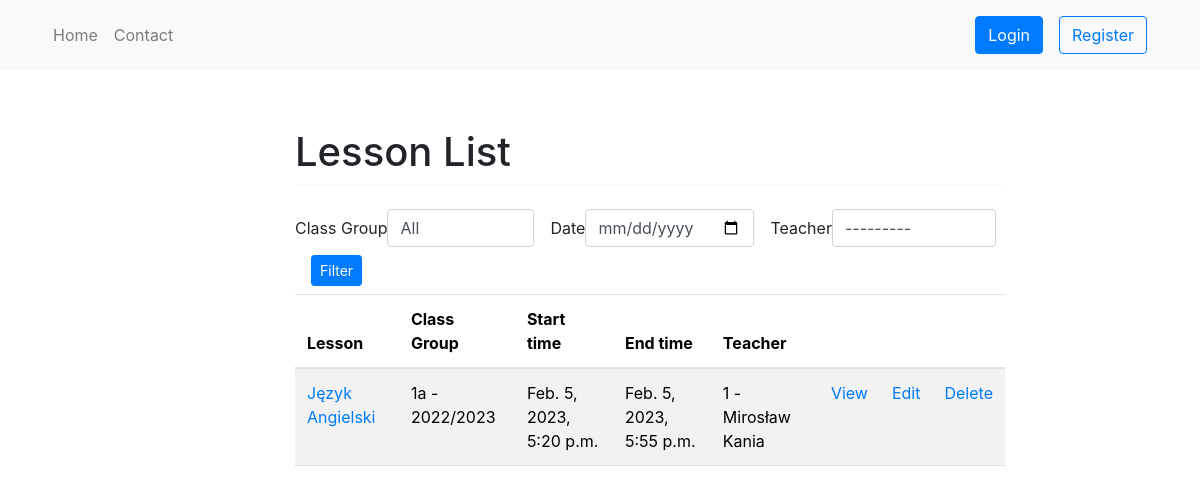
The app's page /schedule/, older data.
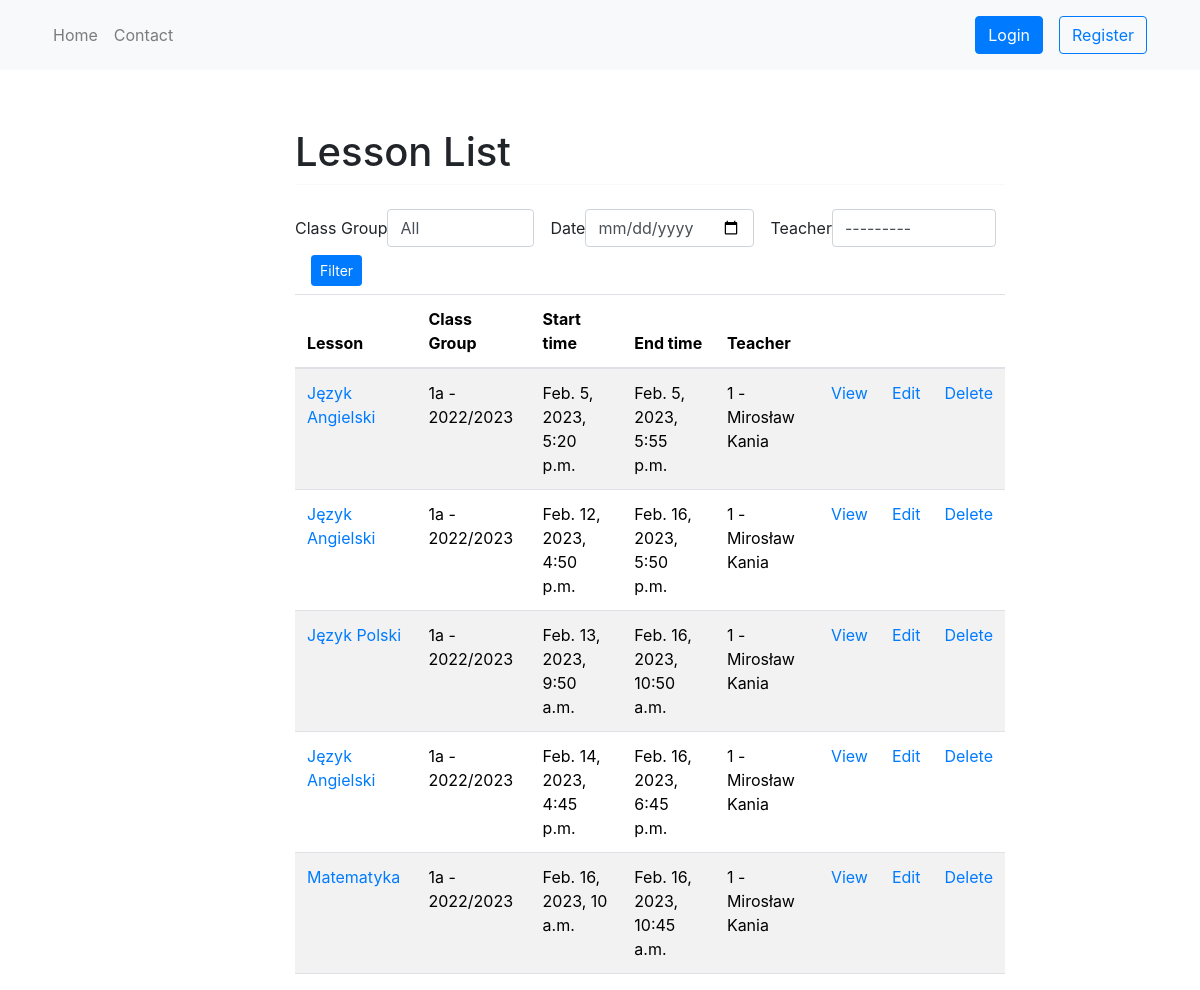
The same page, newer data.
### schedule/models.py (models this page shows, shortened)
class Lesson(models.Model):
    subject = models.ForeignKey(Subject, on_delete=models.CASCADE)
    location = models.ForeignKey(Location, on_delete=models.CASCADE)
    start_time = models.DateTimeField()
    end_time = models.DateTimeField()
    students = models.ManyToManyField(Student, blank=True)
    teacher = models.ForeignKey(Teacher, on_delete=models.CASCADE, default=None)
    class_group = models.ForeignKey(ClassGroup, on_delete=models.CASCADE, blank=True, null=True, default=None)
    def get_absolute_url(self):
        return reverse("schedule:lesson-detail", kwargs={"id": self.id})

class Subject(models.Model):
    title = models.CharField(max_length=50)
    def __str__(self):
        return self.title

class ClassGroup(models.Model):
    name = models.CharField(max_length=50)
    members = models.ManyToManyField(Student, through='ClassGroupMembership')
    year = models.CharField(max_length=50, default=None)
    def __str__(self):
        return f'{self.name} - {self.year}'

### users/models.py (models this page shows, shortened)
class Teacher(models.Model):
    user = models.OneToOneField(User, on_delete=models.CASCADE)
    start_date = models.DateField()
    def __str__(self):
        return f'{self.user}'

class User(AbstractUser):
    username = None
    email = models.EmailField(_('email address'), unique=True)
    phone = models.CharField(blank=True, null=True, max_length=16, help_text='Contact phone number')
    address = models.TextField('address', max_length=255, blank=True, null=True)
    date_of_birth = models.DateField(null=True, blank=True)
    USERNAME_FIELD = 'email'
    REQUIRED_FIELDS = []
    objects = CustomUserManager()
    def __str__(self):
        return f'{self.id} - {self.first_name} {self.last_name}'

### schedule/views.py (the view)
# urls.py: path('', LessonListView.as_view(), name='lesson-list'),
class LessonListView(ListView):
    template_name = 'lesson/lesson_list.html'
    context_object_name = 'lessons'
    model = Lesson
    def get_context_data(self, **kwargs):
        context = super().get_context_data(**kwargs)
        form = TimetableTeacherFilterForm(self.request.GET or None)
        context['form'] = form
        return context
    def get_queryset(self):
        queryset = super().get_queryset().order_by('start_time')
        class_group_id = self.request.GET.get('class_group', None)
        date = self.request.GET.get('date', None)
        teacher_id = self.request.GET.get('teacher', None)
        if class_group_id:
            queryset = queryset.filter(class_group_id=class_group_id)
        if date:
            date_obj = datetime.strptime(date, '%Y-%m-%d').date()
            start_date = date_obj - timedelta(days=date_obj.weekday())
            end_date = start_date + timedelta(days=6)
            queryset = queryset.filter(start_time__range=(start_date, end_date)).order_by('start_time')
        if teacher_id:
            queryset = queryset.filter(teacher__id=teacher_id)
        return queryset

### schedule/forms.py
class TimetableTeacherFilterForm(forms.Form):
    class_group = forms.ModelChoiceField(
        queryset=ClassGroup.objects.all(),
        required=False,
        empty_label='All',
        label='Class Group'
    )
    date = forms.DateField(
        widget=DateInput(attrs={'type': 'date'}),
        input_formats=['%Y-%m-%d'], required=False
    )
    teacher = forms.ModelChoiceField(queryset=Teacher.objects.all(), required=False)

### logbook/templatetags/auth_extras.py (called while the page is built)
@register.filter(name='has_group')
def has_group(user, group_name):
    group = Group.objects.get(name=group_name)
    return True if group in user.groups.all() else False

### schedule/templates/lesson/lesson_list.html
{% extends 'base.html' %}
{% load crispy_forms_tags %}
{% block content %}
<h1 class="mt-2">Lesson List</h1>
    <hr class="mt-0 mb-4">
  <form method="get" class="form-inline">
    <div class="form-group mb-2">{{ form.class_group|as_crispy_field }}</div>
    <div class="form-group mx-sm-3 mb-2">{{ form.date|as_crispy_field }}</div>
    <div class="form-group mb-2">{{ form.teacher|as_crispy_field }}</div>
     <div class="form-group mx-sm-3 mb-2"><button type="submit" class="btn btn-primary btn-sm">Filter</button></div>
  </form>
<table class="table table-striped">
        <thead>
            <tr>
                <th>Lesson</th>
                <th>Class Group</th>
                <th>Start time</th>
                <th>End time</th>
                <th>Teacher</th>
                <th></th>
                <th></th>
                <th></th>
            </tr>
        </thead>
        <tbody>
{% for lesson in object_list %}
    <tr>
        <td><a href='{{ lesson.get_absolute_url }}'>{{ lesson.subject }}</a></td>
        <td>{{ lesson.class_group }}</td>
        <td>{{ lesson.start_time }}</td>
        <td>{{ lesson.end_time }}</td>
        <td>{{ lesson.teacher }}</td>
        <td><a href="{% url 'schedule:lesson-detail' lesson.id %}">View</a></td>
        <td><a href="{% url 'schedule:lesson-update' lesson.id %}">Edit</a></td>
        <td><a href="{% url 'schedule:lesson-delete' lesson.id %}">Delete</a></td>
    </tr>
{% endfor %}
        </tbody>
</table>
{% endblock %}

Row changes from the older to the newer data that the page shows:
added Lesson: subject "Język Angielski", class_group "1a - 2022/2023", start_time "Feb. 12, 2023, 4:50 p.m.", end_time "Feb. 16, 2023, 5:50 p.m.", teacher "1 - Mirosław Kania"
added Lesson: subject "Język Polski", class_group "1a - 2022/2023", start_time "Feb. 13, 2023, 9:50 a.m.", end_time "Feb. 16, 2023, 10:50 a.m.", teacher "1 - Mirosław Kania"
added Lesson: subject "Język Angielski", class_group "1a - 2022/2023", start_time "Feb. 14, 2023, 4:45 p.m.", end_time "Feb. 16, 2023, 6:45 p.m.", teacher "1 - Mirosław Kania"
added Lesson: subject "Matematyka", class_group "1a - 2022/2023", start_time "Feb. 16, 2023, 10 a.m.", end_time "Feb. 16, 2023, 10:45 a.m.", teacher "1 - Mirosław Kania"
